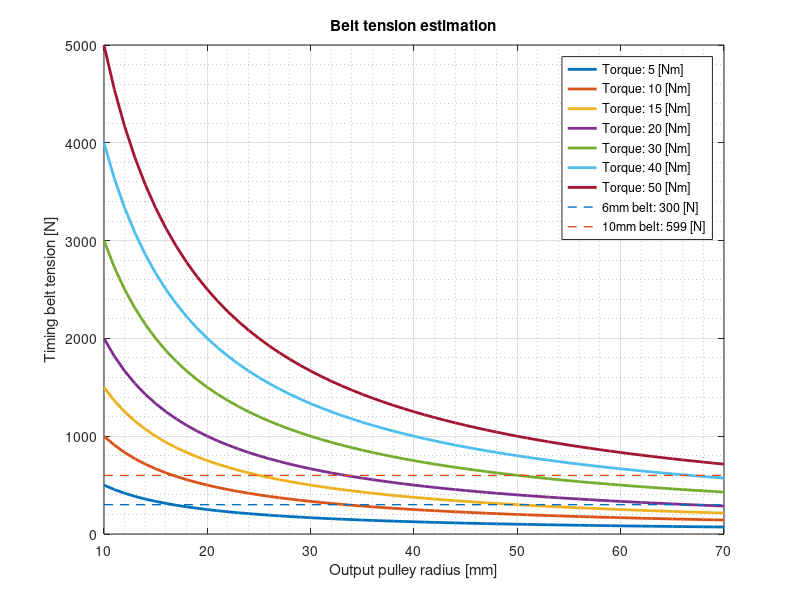

The MATLAB script that drew this image:
%% this script map the output pulley radius to the belt tension with 
% specified torque requirement

% r - pulley radius [mm]
% T - pulley torque [Mm]
% F - bele tenstion [N]

% An Mo
% 2019-08-18

clc;clear;close all;

r = 10:70;
T = [5:5:20, 30:10:50];

for j = 1:length(T)
    for i = 1:length(r)
        F(i) = T(j)/r(i) * 1000;
    end
    plot(r, F, 'lineWidth', 2, 'DisplayName', ['Torque: ',num2str(T(j)), ' [Nm]']); hold on;
end
title('Belt tension estimation');
xlabel('Output pulley radius [mm]'); ylabel('Timing belt tension [N]');
grid on; grid minor; legend show;

plot([r(1) r(end)], [300 300], '--', 'lineWidth', 1, 'DisplayName', '6mm belt: 300 [N]');
plot([r(1) r(end)], [599 599], '--', 'lineWidth', 1, 'DisplayName', '10mm belt: 599 [N]');


print('-painters','-depsc', 'belt_tension');